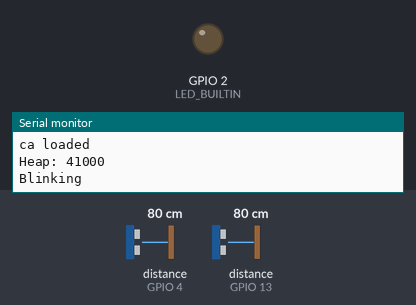
Recording of a program running on a simulated ESP8266 (NodeMCU). Parts: output pins drawn as LEDs (lit = HIGH, except the on-board LED, lit = LOW), the last lines printed to the serial monitor. The inputs (shaded band) are chosen by the test bench; at power-on: distance to the obstacle (sensors on GPIO 4, GPIO 13) 80 cm. The echo pulse lasts 58.3 µs per cm; WiFi joins after 1.5 s; servers stay silent unless stated; network time is answered at once with the bench clock; the local clock reads 2024-03-15 10:24:30 at power-on unless the program sets it; storage starts empty; no MQTT or app messages arrive unless stated; pins used as bus, display or sensor lines are not drawn.

Above: at 7.2 s.
At 12.5 s:
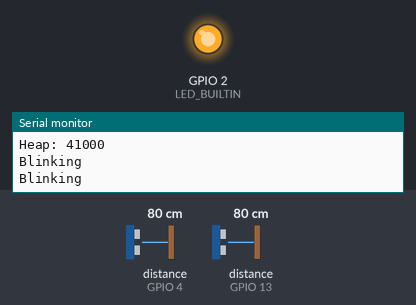
Timing chart, 0 to 17.6 s (numbered marks = the images above):
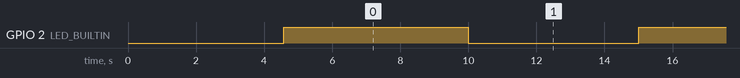

Measured:
- by itself, GPIO 2 (LED_BUILTIN): alternates HIGH for 5.0 s and LOW for 5.0 s

The program:

main.cpp
```cpp
#include <ESP8266WiFi.h>
#include <ESP8266HTTPClient.h>
#include <ESP8266WebServer.h>
#include <DNSServer.h>
#include <EEPROM.h>
#include "WiFiChecker.h"
#include "AWSIoTConnect.h"
#include "ArduinoJson.h"
#include "Ultrasonic.h"

#define TRIG_PIN_1 5
#define ECHO_PIN_1 4

#define TRIG_PIN_2 12
#define ECHO_PIN_2 13
#define DoorOpenLength 10
#define WaitForNotSendMsg 1800
#define NoOfSecondsInMin 60

Ultrasonic door1Sensor(TRIG_PIN_1, ECHO_PIN_1, 17760);
Ultrasonic door2Sensor(TRIG_PIN_2, ECHO_PIN_2, 17760);

String convertToJSON(int, int);
void PerformTasks(long);
void BlinkLED();

long lastMsg = 0;
int firstSensor = 0;
int secondSensor = 0;
bool BlinkFlag = false;
bool LEDStatus = false;
bool justRebooted = true;

//JSON object
StaticJsonDocument<200> doc;

bool CheckIfBothDoorsAreClosed(int firstSensor, int secondSensor)
{
  if (firstSensor < DoorOpenLength || secondSensor < DoorOpenLength)
  {
    Serial.println ("Check Doors return false");
    return false;
  }
  Serial.println ("Check Doors return true");
  return true;
}
bool CheckIfTimeToSendClosedMsg(long checkTime)
{
  //Send every half an hour
  Serial.println ("Check time to send : ");
  Serial.println (checkTime % WaitForNotSendMsg);
  return (checkTime % WaitForNotSendMsg < NoOfSecondsInMin);
}

void setup()
{
  Serial.begin(115200); //Initialising if(DEBUG)Serial Monitor
  pinMode(LED_BUILTIN, OUTPUT);
  digitalWrite(LED_BUILTIN, LOW);
  DefaultWifiConnect();
  SetupTimeClient();

  Serial.println("Reading cetificates");
  HandleCertificates();

  //Set up Ultrasonic sensors.

  //Set Last message time to current time.
  lastMsg = setCurrentTime();
  digitalWrite(LED_BUILTIN, HIGH);
  justRebooted= true;
}

void loop()
{
  long now = setCurrentTime();
  //Check for sensor 1
  //int distInCm = hcsr04first.distanceInMillimeters();
  PerformTasks(now);

  if (now - lastMsg >= 60)
  {

    lastMsg = now;
    // WifiConnectionCheckLoop();
    String msg = convertToJSON(firstSensor, secondSensor);
    if (justRebooted)
    {
      sendMessageToAWS(msg);
      Serial.println("Sent first message after Reboot");
      justRebooted = false;
    }

    if (CheckIfBothDoorsAreClosed(firstSensor, secondSensor))
    {
      // Serial.println ("Inside CheckIfBothDoorsAreClosed");
      if (CheckIfTimeToSendClosedMsg(now))
      {
        Serial.print("Sending the following to AWS (Closed Door): ");
        Serial.println(msg);
        sendMessageToAWS(msg);
      }
    }
    else
    {
      Serial.print("Sending the following to AWS: ");
      Serial.println(msg);
      sendMessageToAWS(msg);
    }

    firstSensor = 0;
    secondSensor = 0;
  }
  //delay(1000);
}

String convertToJSON(int firstSensor, int secondSensor)
{
  //Serial.println("Ultrasonic read start");
  //int distInCm = hcsr04first.distanceInMillimeters();

  doc["Door 1"] = firstSensor;
  doc["Door 2"] = secondSensor;
  doc["time"] = setCurrentTime();

  // Add an array
  char buffer[200];

  // Generate the minified JSON and send it to buffer array
  //
  serializeJson(doc, buffer);
  // The above line prints:
  // {"Door 1":"value 1","Door 2":"value 2","time":1351824120}

  // Generate the prettified JSON and send it to STDOUT
  //
  serializeJsonPretty(doc, buffer);
  // The above line prints:
  // {
  //   [
  //   "Door 1": "Value 1",
  //   "Door 2": "Value 2",
  //   "time": 1351824120
  //   ]
  // }
  String returnValue = buffer;
  return returnValue;
}
void PerformTasks(long now)
{

  if (now - lastMsg > 20 && now - lastMsg < 30)
  {
    if (firstSensor == 0)
    {
      firstSensor = door1Sensor.Ranging(1);
      Serial.print("firstSensor ");
      Serial.println(firstSensor);
    }
  }
  if (now - lastMsg > 45 && now - lastMsg < 55)
  {
    if (secondSensor == 0)
    {
      secondSensor = door2Sensor.Ranging(1);
      Serial.print("secondSensor :");
      Serial.println(secondSensor);
    }
  }
  if (!(now % 5))
  {
    if (BlinkFlag == false)
    {
      BlinkFlag = true;
      BlinkLED();
    }
  }
  else
  {
    BlinkFlag = false;
  }
}

void BlinkLED()
{
  Serial.println("Blinking");
  if (LEDStatus == true)
  {
    LEDStatus = false;
  }
  else
  {
    LEDStatus = true;
  }
  digitalWrite(LED_BUILTIN, LEDStatus);
}
```

AWSIoTConnect.cpp
```cpp
#define AWSIoTConnect
#include "AWSIoTConnect.h"
#include "WiFiChecker.h"

#define KeepAliveTime 3000 //For 3 secs

const char *AWS_endpoint = "a25b0bd2aiywyd-ats.iot.us-east-2.amazonaws.com";

//Variables
WiFiClientSecure espClient;
WiFiUDP ntpUDP;
NTPClient timeClient(ntpUDP, "pool.ntp.org");
PubSubClient client(AWS_endpoint, 8883, callback, espClient);
long epochCurrentTime;

void SetupTimeClient()
{
    espClient.setBufferSizes(512, 512);

    timeClient.begin();
    while (!timeClient.update())
    {
        timeClient.forceUpdate();
    }
    Serial.println("Connected to timed server");
    espClient.setX509Time(timeClient.getEpochTime());
    Serial.println("Connected to AWS");
}

long setCurrentTime()
{
    return epochCurrentTime = timeClient.getEpochTime();
}

void callback(char *topic, byte *payload, int length)
{
    Serial.print("Message arrived [");
    Serial.print(topic);
    Serial.print("] ");
    for (int i = 0; i < length; i++)
    {
        Serial.print((char)payload[i]);
    }
    Serial.println();
}
void sendMessageToAWS(String msg)
{
    if (!client.connected())
    {
        WifiConnectionCheckLoop();
        if (client.connect("ESPthing"))
        {
            //Serial.println("Reconnect success");
            client.subscribe("inTopic");
            client.setKeepAlive(KeepAliveTime);
        }
        else
        {
            Serial.println("Failed to reconnect");
        }
    }
    if (client.connected())
    {
        //Serial.println("Sending to AWS");
        bool sendResult = client.publish("GDRTopic", msg.c_str());
        Serial.println(sendResult ? "Sent to AWS" : "Failed to send");
    }
    client.loop();
    //Fix 13 - Disconnect AWS IoT
    client.flush();
    client.disconnect();
}

void HandleCertificates()
{
    if (!SPIFFS.begin())
    {
        Serial.println("Failed to mount FS");
        return;
    }
    Serial.print("Heap: ");
    Serial.println(ESP.getFreeHeap());

    // Load certificate file
    File cert = SPIFFS.open("/cert.der", "r"); //replace cert.crt eith your uploaded file name
    if (!cert)
    {
        Serial.println("Failed to open cert file");
    }
    else
        Serial.println("Success to open cert file");

    delay(1000);

    if (espClient.loadCertificate(cert))
        Serial.println("cert loaded");
    else
        Serial.println("cert not loaded");

    // Load private key file
    File private_key = SPIFFS.open("/private.der", "r"); //replace private eith your uploaded file name
    if (!private_key)
    {
        Serial.println("Failed to open private cert file");
    }
    else
        Serial.println("Success to open private cert file");

    delay(1000);

    if (espClient.loadPrivateKey(private_key))
        Serial.println("private key loaded");
    else
        Serial.println("private key not loaded");

    // Load CA file
    File ca = SPIFFS.open("/ca.der", "r"); //replace ca eith your uploaded file name
    if (!ca)
    {
        Serial.println("Failed to open ca ");
    }
    else
        Serial.println("Success to open ca");

    delay(1000);

    if (espClient.loadCACert(ca))
        Serial.println("ca loaded");
    else
        Serial.println("ca failed");

    Serial.print("Heap: ");
    Serial.println(ESP.getFreeHeap());
}
```

AWSIoTConnect.h
```cpp
#ifdef AWSIoTConnect
#include <PubSubClient.h>
#include <ESP8266WiFi.h>
#include <NTPClient.h>
#include <WiFiUdp.h>
#include "FS.h"
#endif

//Func Declare

void SetupTimeClient();
void callback(char *topic, byte *payload, int length);
void sendMessageToAWS(String msg);
void HandleCertificates();
long setCurrentTime();
```

Ultrasonic.cpp
```cpp
// (licence header left out)
#if ARDUINO >= 100
  #include "Arduino.h"
#else
  #include "WProgram.h"
#endif

#include "Ultrasonic.h"

Ultrasonic::Ultrasonic(int TP, int EP)
{
   pinMode(TP,OUTPUT);
   pinMode(EP,INPUT);
   Trig_pin=TP;
   Echo_pin=EP;
   Time_out=3000;  // 3000 µs = 50cm // 30000 µs = 5 m
}

Ultrasonic::Ultrasonic(int TP, int EP, long TO)
{
   pinMode(TP,OUTPUT);
   pinMode(EP,INPUT);
   Trig_pin=TP;
   Echo_pin=EP;
   Time_out=TO;
}

long Ultrasonic::Timing()
{
  digitalWrite(Trig_pin, LOW);
  delayMicroseconds(2);
  digitalWrite(Trig_pin, HIGH);
  delayMicroseconds(10);
  digitalWrite(Trig_pin, LOW);
  duration = pulseIn(Echo_pin,HIGH,Time_out);
  if ( duration == 0 ) {
	duration = Time_out; }
  return duration;
}

long Ultrasonic::Ranging(int sys)
{
  Timing();
  if (sys) {
	distance_cm = duration /29 / 2 ;
	return distance_cm;
  } else {
	distance_inc = duration / 74 / 2;
	return distance_inc; }
}
```

Ultrasonic.h
```cpp
// (licence header left out)
#ifndef Ultrasonic_h
#define Ultrasonic_h

#if ARDUINO >= 100
  #include "Arduino.h"
#else
  #include "WProgram.h"
#endif

#define CM 1
#define INC 0

class Ultrasonic
{
  public:
    Ultrasonic(int TP, int EP);
	Ultrasonic(int TP, int EP, long TO);
    long Timing();
    long Ranging(int sys);

  private:
    int Trig_pin;
    int Echo_pin;
	long Time_out;
    long duration,distance_cm,distance_inc;
};

#endif
```

WiFiChecker.cpp
```cpp
#include <ESP8266WiFi.h>
#include <ESP8266WebServer.h>
#include <WiFiManager.h>
#include <WiFiChecker.h>

#define ConfigPortalTimeout 300 //Wait for 5 mins

void DefaultWifiConnect()
{
  Serial.println();
  Serial.println("Setting up WiFi");

  //WiFiManager
  //Local intialization. Once its business is done, there is no need to keep it around
  WiFiManager wifiManager;
  //reset saved settings
  //wifiManager.resetSettings();

  //set custom ip for portal
  //wifiManager.setAPStaticIPConfig(IPAddress(10,0,1,1), IPAddress(10,0,1,1), IPAddress(255,255,255,0));

  //fetches ssid and pass from eeprom and tries to connect
  //if it does not connect it starts an access point with the specified name
  //here  "AutoConnectAP"
  //and goes into a blocking loop awaiting configuration
  wifiManager.setConfigPortalTimeout(ConfigPortalTimeout);
  wifiManager.autoConnect();
  //or use this for auto generated name ESP + ChipID
  //wifiManager.autoConnect();
  WifiConnectionCheckLoop();
  //if you get here you have connected to the WiFi
  Serial.println("connected...yeey :)");
  Serial.println("SSID");
  Serial.println(WiFi.SSID());
}

void WifiConnectionCheckLoop()
{
  if (WiFi.isConnected())
  {
    return;
  }
  else
  {
    Serial.println("Trying to reconnect");
    ESP.reset();
  }
}
```

WiFiChecker.h
```cpp
void DefaultWifiConnect();
void WifiConnectionCheckLoop();
```
